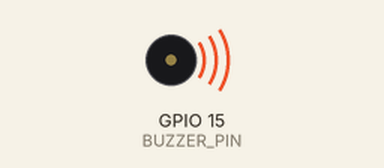
Bench run of a sketch on a simulated ESP32. On the bench: buzzer (waves = sounding, pin HIGH). Wiring (inferred from the names in the program): IR receiver: data GPIO 13. WiFi joins after 1.5 s; servers stay silent unless stated; uploads are accepted with an empty reply; the audio player accepts every command and is not drawn; what the sketch prints to the serial monitor is not drawn.

Above: at 5.03 s.
At 5.3 s:
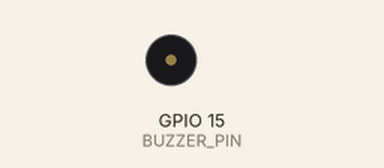
Timing chart, 0 to 8.5 s (numbered marks = the images above):
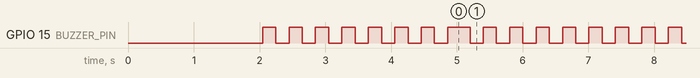

The sketch:

Remote+Bell_Fix.ino
```cpp
#include <WiFi.h>
#include <HTTPClient.h>
#include <ArduinoJson.h>
#include <DFRobotDFPlayerMini.h>
#include <HardwareSerial.h>

// ===============================
// 🔑 Konfigurasi WiFi
// ===============================
const char* WIFI_SSID = "Kos 57 Alkautsar";
const char* WIFI_PASS = "57alkautsar";

// ===============================
// 🌐 Konfigurasi Server & Token
// ===============================
String BASE_URL = "http://192.168.1.4:5000/api/bell";
String ESP32_SHARED_TOKEN = "vismed-bell";

// ===============================
// 🎵 DFPlayer Mini Setup (UART2 RX=16, TX=17)
// ===============================
HardwareSerial mySerial(2);
DFRobotDFPlayerMini dfPlayer;

// ===============================
// 📌 Konfigurasi Pin
// ===============================
#define REMOTE_VT_PIN   13   // Pin VT dari modul remote
#define BUZZER_PIN      15   // Pin buzzer

bool sound1Played = false;

// timer variabel
unsigned long lastBuzzTime = 0;
unsigned long lastServerCheck = 0;
bool buzzerActive = false;
int buzzerState = 0;

// ===============================
// ⚙ Setup
// ===============================
void setup() {
  Serial.begin(115200);

  // --- WiFi ---
  WiFi.begin(WIFI_SSID, WIFI_PASS);
  Serial.print("🔌 Connecting to WiFi");
  while (WiFi.status() != WL_CONNECTED) {
    delay(100); // sekali aja di awal biar konek
    Serial.print(".");
  }
  Serial.println("\n✅ WiFi connected!");
  Serial.print("📡 ESP32 IP Address: ");
  Serial.println(WiFi.localIP());

  // --- DFPlayer ---
  mySerial.begin(9600, SERIAL_8N1, 16, 17);
  Serial.println("🎵 Initializing DFPlayer...");
  if (!dfPlayer.begin(mySerial)) {
    Serial.println("❌ DFPlayer not found! Cek wiring & SD card!");
    while (true);
  }
  dfPlayer.volume(40);  // 0-30
  Serial.println("✅ DFPlayer ready!");

  // --- Pin setup ---
  pinMode(REMOTE_VT_PIN, INPUT);
  pinMode(BUZZER_PIN, OUTPUT);
  digitalWrite(BUZZER_PIN, LOW);

  // --- Mainkan Sound 1 saat ESP32 nyala ---
  dfPlayer.play(1);  // file 0001.mp3
  sound1Played = true;
  Serial.println("▶ Sound 1 dimainkan (saat power ON)");
}

// ===============================
// 🔁 Fungsi Buzzer tanpa delay
// ===============================
void handleBuzzer() {
  if (buzzerActive) {
    unsigned long now = millis();
    if (buzzerState == 0 && now - lastBuzzTime >= 200) {
      digitalWrite(BUZZER_PIN, LOW);
      buzzerState = 1;
      lastBuzzTime = now;
    }
    else if (buzzerState == 1 && now - lastBuzzTime >= 200) {
      buzzerActive = false;
      buzzerState = 0;
      Serial.println("🔔 Buzzer selesai");
    }
  }
}

// ===============================
// 🔁 Fungsi Remote
// ===============================
void handleRemote() {
  if (digitalRead(REMOTE_VT_PIN) == HIGH && !buzzerActive) {
    Serial.println("📲 Remote VT ditekan -> Buzzer + Sound 2");
    digitalWrite(BUZZER_PIN, HIGH);
    buzzerActive = true;
    lastBuzzTime = millis();
    dfPlayer.play(2);  // file 0002.mp3
  }
}

// ===============================
// 🔁 Fungsi Server
// ===============================
void handleServer() {
  unsigned long now = millis();
  if (now - lastServerCheck < 5000) return; // cek setiap 5 detik
  lastServerCheck = now;

  if (WiFi.status() != WL_CONNECTED) {
    Serial.println("⚠ WiFi disconnected! Reconnecting...");
    WiFi.begin(WIFI_SSID, WIFI_PASS);
    return;
  }

  HTTPClient http;
  String url = BASE_URL + "/esp32/command?token=" + ESP32_SHARED_TOKEN;
  http.begin(url);

  int httpCode = http.GET();

  if (httpCode > 0) {
    String payload = http.getString();
    Serial.println("📩 Server Response:");
    Serial.println(payload);

    StaticJsonDocument<512> doc;
    DeserializationError error = deserializeJson(doc, payload);

    if (!error && doc["ok"] == true) {
      if (!doc["command"].isNull()) {
        String cmdId = doc["command"]["id"];
        String type = doc["command"]["type"];

        Serial.println("📌 Command received: " + cmdId);
        Serial.println("🎯 Type: " + type);

        if (type == "bell") {
          Serial.println("▶ Playing halo-vismed-disini.mp3 (track #2)");
          dfPlayer.play(2);  // file 0002.mp3

          // ✅ Kirim ACK balik ke server
          HTTPClient httpAck;
          String ackUrl = BASE_URL + "/esp32/ack/" + cmdId + "?token=" + ESP32_SHARED_TOKEN;
          httpAck.begin(ackUrl);
          int ackCode = httpAck.POST("");
          if (ackCode > 0) {
            Serial.println("✅ ACK sent to server.");
          } else {
            Serial.printf("❌ Failed to send ACK. Code: %d\n", ackCode);
          }
          httpAck.end();
        }
      } else {
        Serial.println("ℹ No pending command.");
      }
    } else {
      Serial.println("⚠ JSON parse error / invalid payload.");
    }
  } else {
    Serial.printf("❌ HTTP GET failed, code: %d\n", httpCode);
  }

  http.end();
}

// ===============================
// 🔁 Main Loop
// ===============================
void loop() {
  handleRemote();
  handleBuzzer();
  handleServer();
}
```

Measured:
- by itself, GPIO 15 (BUZZER_PIN): repeats every 5.0 s: HIGH 0.34 s, 11 × (LOW 0.20 s, HIGH 0.20 s), LOW 0.20 s
- by itself, everything shown: repeats every 5.0 s, in 24 steps
